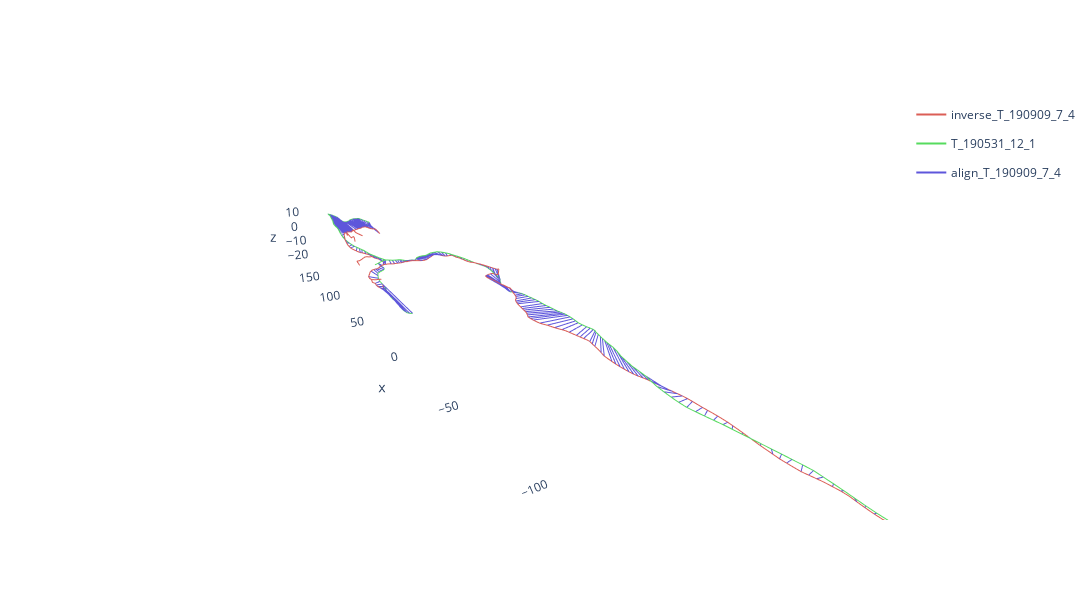

Notebook source saved alongside this figure:
### Code cell
fig = nl.plot3d()

### Figure 1 — Plotly figure (JSON) as saved in the notebook; plotly's stock layout.template omitted (floating-point values rounded to 4 significant figures; data arrays with more than 128 entries replaced by an {"elided": "..."} marker saying what was removed)
{"data": [{"hoverinfo": "none", "legendgroup": "29b3f5ba-4088-43d3-b2c2-2d66d6c6202e", "line": {"color": "rgb(219,94,86)", "width": 2}, "mode": "lines", "name": "inverse_T_190909_7_4", "showlegend": true, "type": "scatter3d", "x": {"elided": "394 float values"}, "y": {"elided": "394 float values"}, "z": {"elided": "394 float values"}}, {"hoverinfo": "none", "legendgroup": "e0307e91-f9b8-40c5-81f9-a648e16322da", "line": {"color": "rgb(86,219,94)", "width": 2}, "mode": "lines", "name": "T_190531_12_1", "showlegend": true, "type": "scatter3d", "x": {"elided": "255 float values"}, "y": {"elided": "255 float values"}, "z": {"elided": "255 float values"}}, {"hoverinfo": "none", "legendgroup": "049d4e84-99ed-457b-bcee-169b7c266010", "line": {"color": "rgb(94,86,219)", "width": 2}, "mode": "lines", "name": "align_T_190909_7_4", "showlegend": true, "type": "scatter3d", "x": {"elided": "732 float values"}, "y": {"elided": "732 float values"}, "z": {"elided": "732 float values"}}], "layout": {"autosize": false, "height": 600, "scene": {"aspectmode": "data", "aspectratio": {"x": 1, "y": 1, "z": 1}, "camera": {"eye": {"x": -1.743, "y": 1.071, "z": 0.71}, "up": {"x": 0, "y": 0, "z": 1}}, "xaxis": {"backgroundcolor": "rgb(240, 240, 240)", "gridcolor": "rgb(255, 255, 255)", "showbackground": false, "showgrid": false, "showline": false, "zerolinecolor": "rgb(255, 255, 255)"}, "yaxis": {"backgroundcolor": "rgb(240, 240, 240)", "gridcolor": "rgb(255, 255, 255)", "showbackground": false, "showgrid": false, "showline": false, "zerolinecolor": "rgb(255, 255, 255)"}, "zaxis": {"backgroundcolor": "rgb(240, 240, 240)", "gridcolor": "rgb(255, 255, 255)", "showbackground": false, "showgrid": false, "showline": false, "zerolinecolor": "rgb(255, 255, 255)"}}, "width": 1200}}
